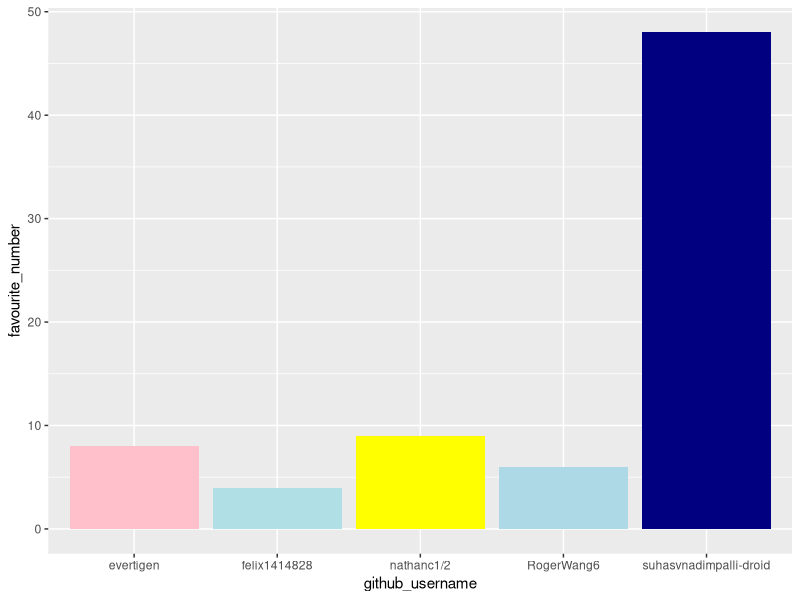

Generate this figure with R:
## ---- chunk 1
library(tidyverse) 
## ---- chunk 2
team_data <- tibble(
  name = c("Felix", "Suhas", "Nathan", 
           "Ed", "Roger"),
  github_username = c("felix1414828", "suhasvnadimpalli-droid", "nathanc1/2","evertigen", "RogerWang6"), 
  colour = c("powderblue", "navyblue", "yellow", 
             "pink", "lightblue"),
  hobby = c("Sailing", "Football", "Hiking", 
            "Rugby", "Photography"),
  favourite_number = c(4, 48, 9, 8, 6)
  )

team_data
## ---- chunk 3
p1 <- ggplot(data = team_data, 
             mapping = aes(x = github_username, 
                           y = favourite_number,
                           fill = colour), 
             ) +
   geom_col() +
   scale_fill_identity()
p1
